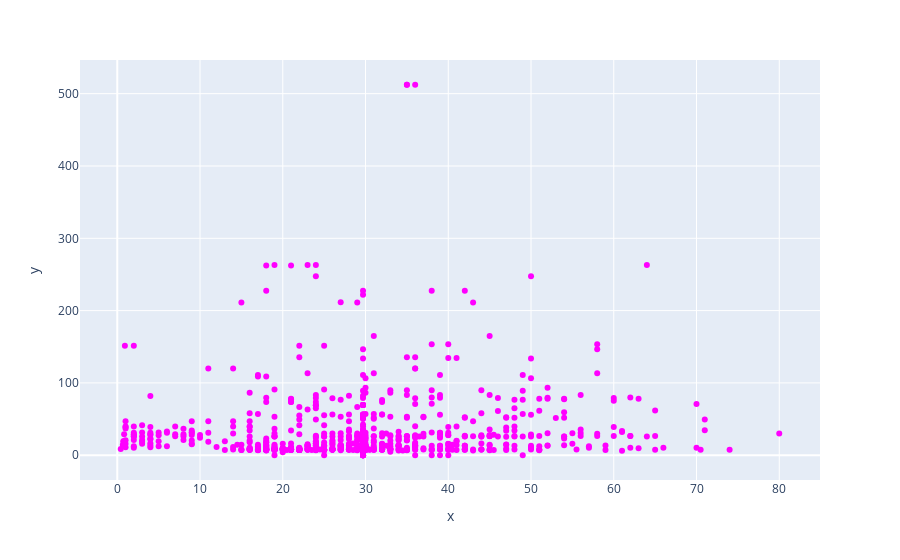

This figure's notebook cell:
### Code cell
fig=px.scatter(x=data['Age'],y=data['Fare'],color_discrete_sequence=['magenta'])
fig.show()

### Figure 1 — Plotly figure (JSON) as saved in the notebook; plotly's stock layout.template omitted (floating-point values rounded to 4 significant figures; data arrays with more than 128 entries replaced by an {"elided": "..."} marker saying what was removed)
{"data": [{"hovertemplate": "x=%{x}<br>y=%{y}<extra></extra>", "legendgroup": "", "marker": {"color": "magenta", "symbol": "circle"}, "mode": "markers", "name": "", "orientation": "v", "showlegend": false, "type": "scatter", "x": {"elided": "891 float values"}, "xaxis": "x", "y": {"elided": "891 float values"}, "yaxis": "y"}], "layout": {"autosize": true, "legend": {"tracegroupgap": 0}, "margin": {"t": 60}, "xaxis": {"anchor": "y", "autorange": true, "domain": [0, 1], "range": [-4.396, 84.82], "title": {"text": "x"}, "type": "linear"}, "yaxis": {"anchor": "x", "autorange": true, "domain": [0, 1], "range": [-39.67, 552.0], "title": {"text": "y"}, "type": "linear"}}}
